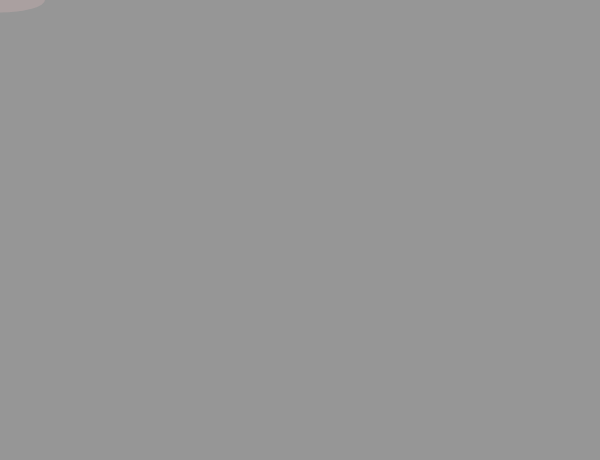
Frame 1 (no input)
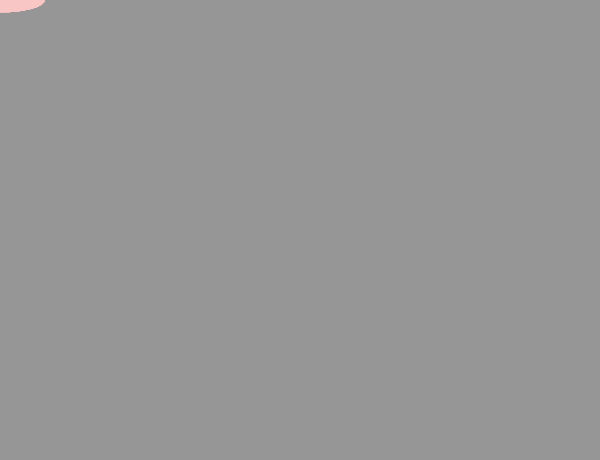
Frame 60 (no input)
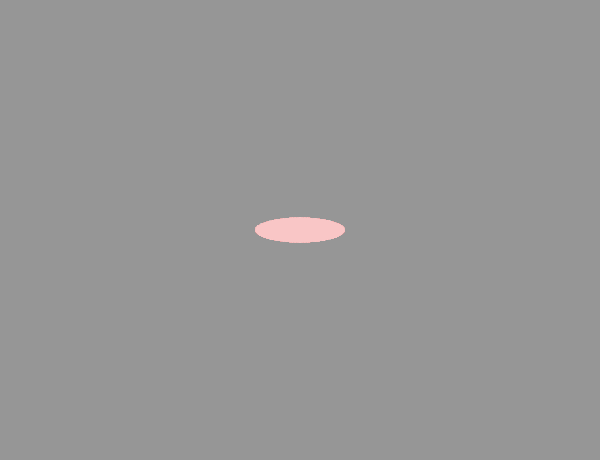
Frame 120 (the mouse pressed at the canvas centre since frame 60)

The p5.js sketch that drew these frames (run headless with seeded random() and noise() and a simulated clock; from frame 60 on, the mouse is pressed at the canvas centre):

// p5.js sketch
// ── sketch.js
function setup() {

createCanvas(600,460);
background(150,150,150);
}

function draw() {


//head




noStroke();
fill(250,200,200,50);
ellipse(mouseX,mouseY,90,25);



}

function mousePressed(){
	background(150,150,150);
	noStroke();
fill(250,200,200,50);
ellipse(mouseX,mouseY,90,25);


}
